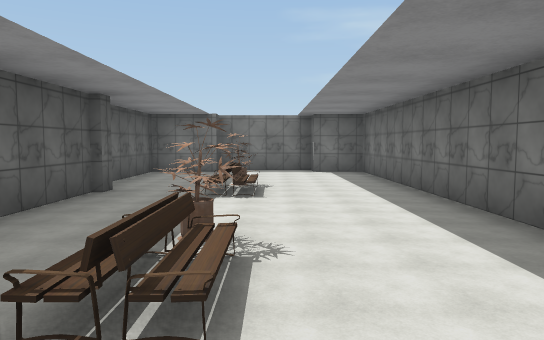
View 1 (above)

14 first-person views from a walk through a Webots world. The camera is 1.2 m above the floor, tilts 4° down and sees 70° across. The floor is counted in squares, 2 m on a side. Each view is taken from the middle of a square. On the plan, view 1 faces up. The plan holds only what a view shows up to about 10 squares ahead; the rest is blank. The place goes on beyond the plan. Robots are left out. Webots' stock objects and surfaces are drawn as simple stand-ins.

View 2
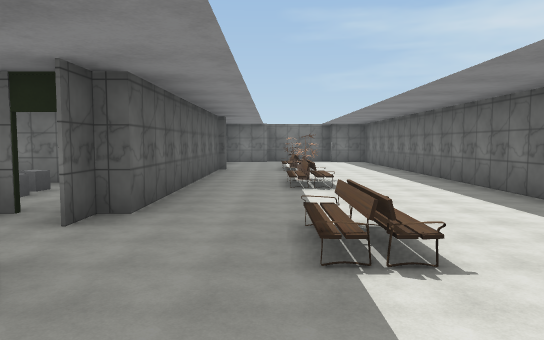

View 3
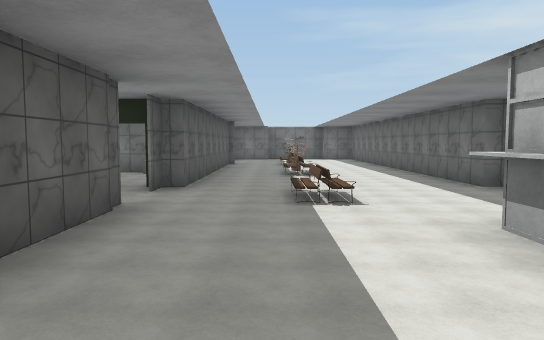

View 4
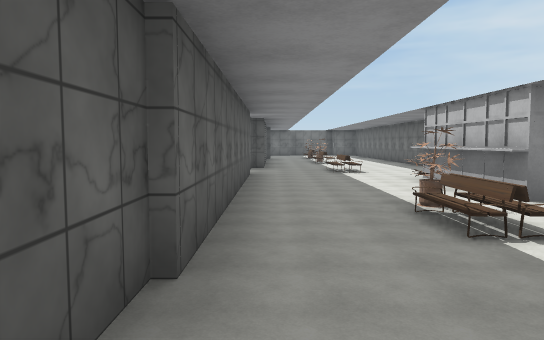

View 5
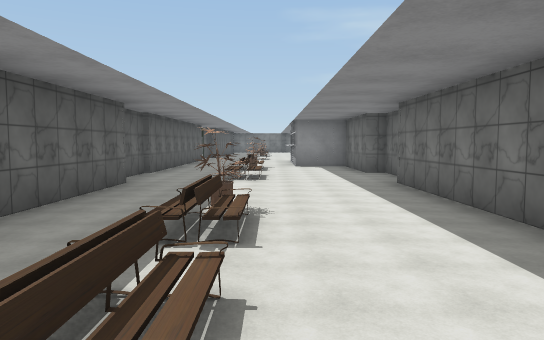

View 6
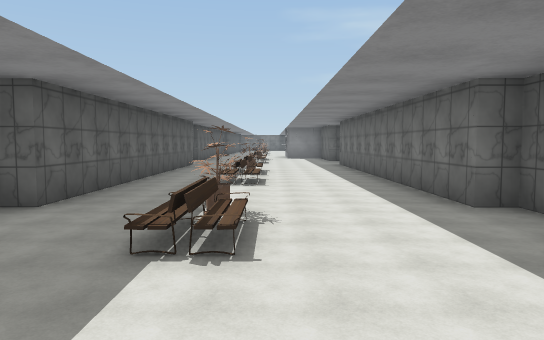

View 7
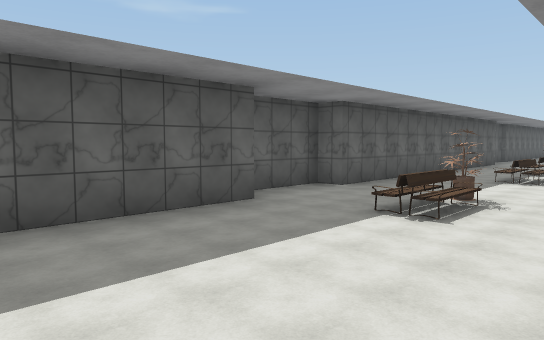

View 8
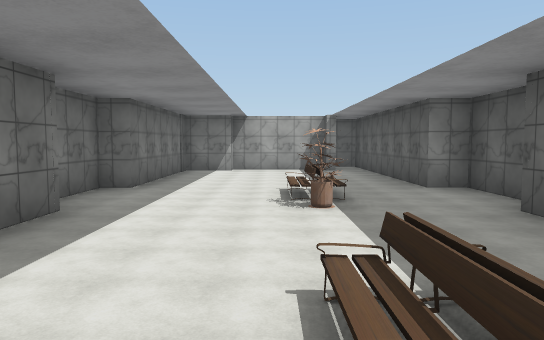

View 9
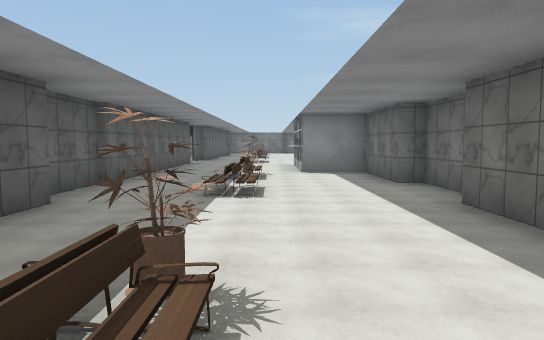

View 10
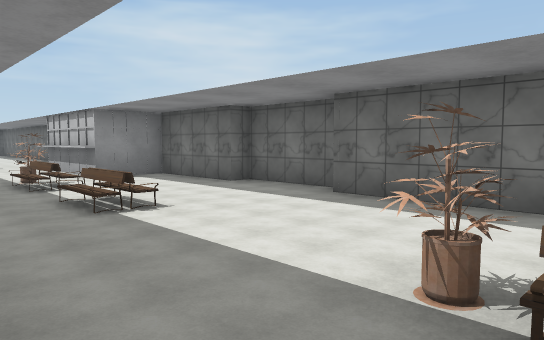

View 11
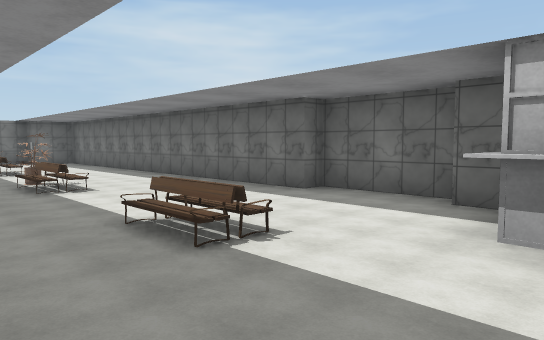

View 12
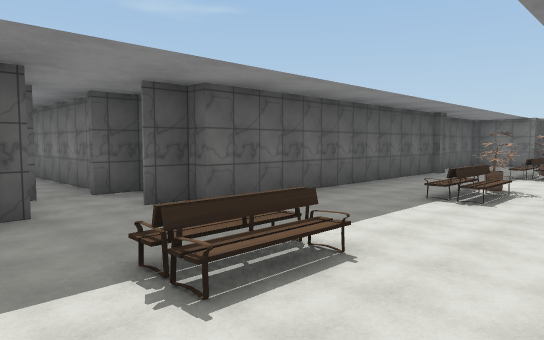

View 13
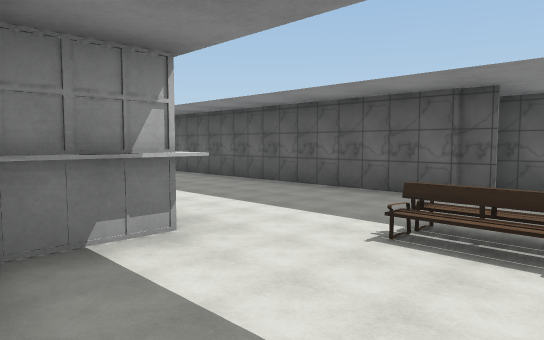

View 14
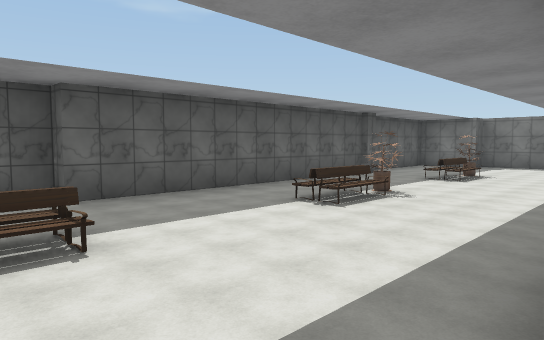

### Floor plan
Points are (right, up) in squares from view 1. A wall is a line through its corners. A room is listed if a view was taken in it or the views show most of it. See-through windows are left out.
Room 1 (views 1, 2, 3, 4, 5, 6, 7, 8, 9, 10, 11, 12, 13, 14)
walls: (2.3, -10) (2.3, -8.3) (1.9, -8.3) (1.9, -6); (-2.2, -10.1) (-2.2, -17.4) (-2.5, -17.4) (-2.5, -19.2) (-2.2, -19.2) (-2.2, -23.5); (1.9, -3) (1.9, -2.5); (2.3, -2.5) (2.3, -0.7) (1.9, -0.7) (1.9, 8.1) (0.9, 8.1); (-2.5, -2.1) (-2.5, -9.6); (-3.6, -1.9) (-3.6, -2.5); (-3.6, -0.6) (-3.6, -1.4); (-2.2, 5) (-2.2, -0.6); (0.9, -22.4) (1.9, -22.4) (1.9, -19.2) (2.3, -19.2) (2.3, -17.4) (1.9, -17.4) (1.9, -10.1); (0.9, 8.6) (-1.2, 8.6) (-1.2, 8.1) (-2.5, 8.1) (-2.5, 5.6); (-1.2, -22.8) (0.9, -22.8)
objects: door leaf (-3, -1); other object (-2, 2); other object (-1, -18); other object (-1, -15); other object (-1, -13); other object (-1, -9); other object (-1, -7); other object (-1, -2); other object (-1, 2); other object (-1, 5); other object (0, -19); plant (0, -18); other object (0, -15); other object (0, -13); plant (0, -12); other object (0, -9); other object (0, -7); plant (0, -6); other object (0, -2); other object (0, 1); plant (0, 2); other object (0, 5); plant (0, 6); other object (1, -6) to (1, -4)

Positions as (right, up) in squares from view 1, and headings:
1: (0, 0), facing up
2: (-1, -4), facing up
3: (-1, -6), facing up
4: (-2, -10), facing up
5: (0, -16), facing up
6: (0, -21), facing up
7: (1, -22), facing up-left
8: (0, -14), facing down
9: (0, -14), facing up
10: (-2, -13), facing up-right
11: (-2, -4), facing up-right
12: (1, -3), facing up-left
13: (2, -1), facing down-left
14: (2, -2), facing up-left
